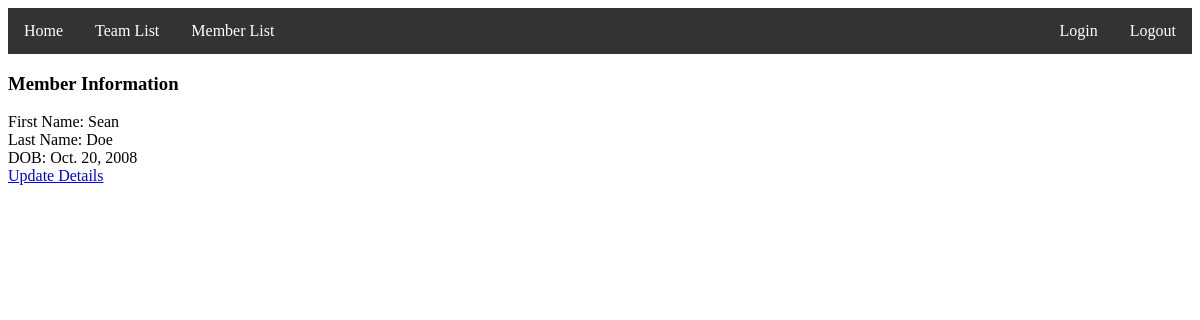
Page /members/member/id/1 on the earlier database version.
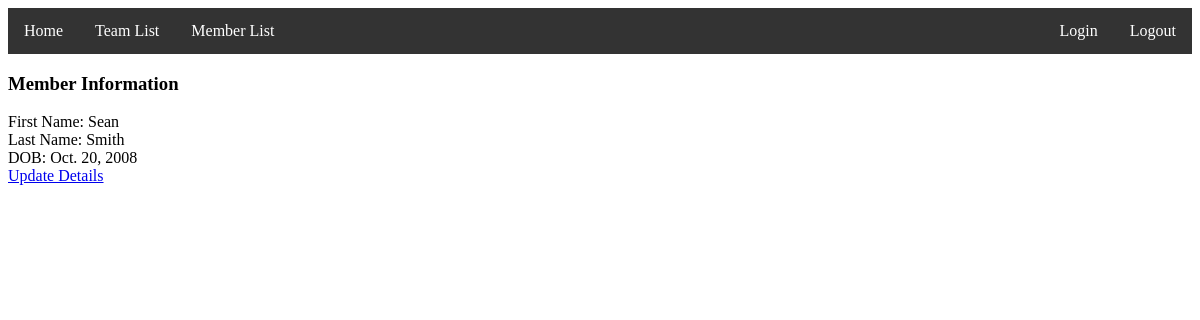
Same page on the later database version.
### members/models.py (models this page shows)
class Member(models.Model):
    first_name = models.CharField(max_length=50)
    last_name = models.CharField(max_length=50)
    date_of_birth = models.DateField(null=True,blank=True)# we allow this field to be null
    user = models.ForeignKey(settings.AUTH_USER_MODEL, on_delete=models.CASCADE,default='1')

### members/views.py (the view)
# urls.py: path('member/id/<int:member_id>', views.member, name="member_profile"),
def member(request,member_id):
    member = Member.objects.get(id=member_id)
    context={"member": member}
    response = render(request,'members/member_detail.html', context )
    return response

### members/templates/members/member_detail.html
{% extends "base.html" %}
{% block content %}
<h3>Member Information</h3>
        <div id="member detail">
            <div id="member first"> First Name: {{ member.first_name }}</div>
            <div id="member last"> Last Name: {{ member.last_name }}</div>
            <div id="member dob"> DOB: {{ member.date_of_birth }}</div>
            <div id="member update"><a href="{%url 'member_update' member_id=member.id %}">Update Details</a></div>
        </div>
{% endblock %}

Differences in the rows shown:
changed Member "Sean": last_name "Doe" → "Smith"
